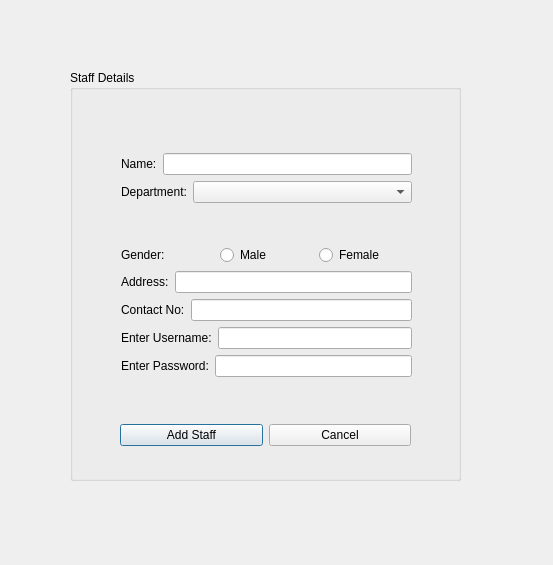
<?xml version="1.0" encoding="UTF-8"?>
<ui version="4.0">
 <class>StaffCustomerOption</class>
 <widget class="QDialog" name="StaffCustomerOption">
  <property name="geometry">
   <rect>
    <x>0</x>
    <y>0</y>
    <width>553</width>
    <height>565</height>
   </rect>
  </property>
  <property name="windowTitle">
   <string>Add Staff</string>
  </property>
  <widget class="QGroupBox" name="groupBox">
   <property name="geometry">
    <rect>
     <x>70</x>
     <y>70</y>
     <width>391</width>
     <height>411</height>
    </rect>
   </property>
   <property name="title">
    <string>Staff Details</string>
   </property>
   <widget class="QWidget" name="layoutWidget">
    <property name="geometry">
     <rect>
      <x>50</x>
      <y>340</y>
      <width>291</width>
      <height>51</height>
     </rect>
    </property>
    <layout class="QHBoxLayout" name="horizontalLayout_8">
     <item>
      <widget class="QPushButton" name="pushButton_add_staff">
       <property name="text">
        <string>Add Staff</string>
       </property>
      </widget>
     </item>
     <item>
      <widget class="QPushButton" name="pushButton_cancel">
       <property name="text">
        <string>Cancel</string>
       </property>
      </widget>
     </item>
    </layout>
   </widget>
   <widget class="QWidget" name="layoutWidget_2">
    <property name="geometry">
     <rect>
      <x>51</x>
      <y>83</y>
      <width>291</width>
      <height>224</height>
     </rect>
    </property>
    <layout class="QVBoxLayout" name="verticalLayout">
     <item>
      <layout class="QHBoxLayout" name="horizontalLayout">
       <item>
        <widget class="QLabel" name="label_name">
         <property name="text">
          <string>Name:</string>
         </property>
        </widget>
       </item>
       <item>
        <widget class="QLineEdit" name="lineEdit_name"/>
       </item>
      </layout>
     </item>
     <item>
      <layout class="QFormLayout" name="formLayout">
       <item row="0" column="1">
        <widget class="QComboBox" name="comboBox_department"/>
       </item>
       <item row="0" column="0">
        <widget class="QLabel" name="label_department">
         <property name="text">
          <string>Department:</string>
         </property>
        </widget>
       </item>
      </layout>
     </item>
     <item>
      <layout class="QHBoxLayout" name="horizontalLayout_7">
       <item>
        <widget class="QLabel" name="label_gender">
         <property name="text">
          <string>Gender:</string>
         </property>
        </widget>
       </item>
       <item>
        <widget class="QRadioButton" name="radioButton_male">
         <property name="text">
          <string>Male</string>
         </property>
        </widget>
       </item>
       <item>
        <widget class="QRadioButton" name="radioButton_female">
         <property name="text">
          <string>Female</string>
         </property>
        </widget>
       </item>
      </layout>
     </item>
     <item>
      <layout class="QHBoxLayout" name="horizontalLayout_3">
       <item>
        <widget class="QLabel" name="label_address">
         <property name="text">
          <string>Address:</string>
         </property>
        </widget>
       </item>
       <item>
        <widget class="QLineEdit" name="lineEdit_address"/>
       </item>
      </layout>
     </item>
     <item>
      <layout class="QHBoxLayout" name="horizontalLayout_4">
       <item>
        <widget class="QLabel" name="label_contact">
         <property name="text">
          <string>Contact No:</string>
         </property>
        </widget>
       </item>
       <item>
        <widget class="QLineEdit" name="lineEdit_contact"/>
       </item>
      </layout>
     </item>
     <item>
      <layout class="QHBoxLayout" name="horizontalLayout_5">
       <item>
        <widget class="QLabel" name="label_username">
         <property name="text">
          <string>Enter Username:</string>
         </property>
        </widget>
       </item>
       <item>
        <widget class="QLineEdit" name="lineEdit_username"/>
       </item>
      </layout>
     </item>
     <item>
      <layout class="QHBoxLayout" name="horizontalLayout_6">
       <item>
        <widget class="QLabel" name="label_password">
         <property name="text">
          <string>Enter Password:</string>
         </property>
        </widget>
       </item>
       <item>
        <widget class="QLineEdit" name="lineEdit_password">
         <property name="echoMode">
          <enum>QLineEdit::Password</enum>
         </property>
        </widget>
       </item>
      </layout>
     </item>
    </layout>
   </widget>
  </widget>
 </widget>
 <resources/>
 <connections/>
</ui>
